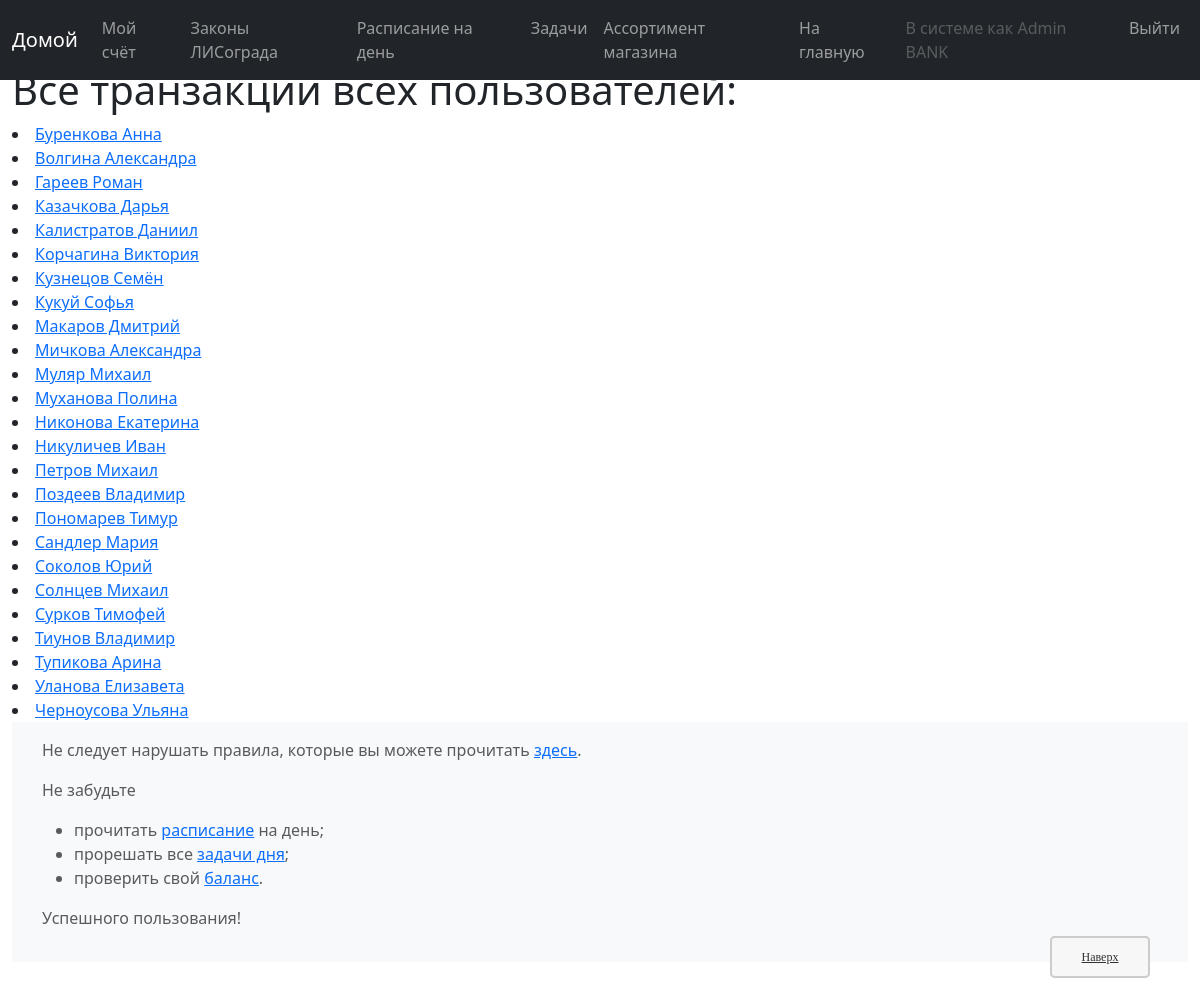
Before: /bank/accounts/ (signed in) with the older database file.
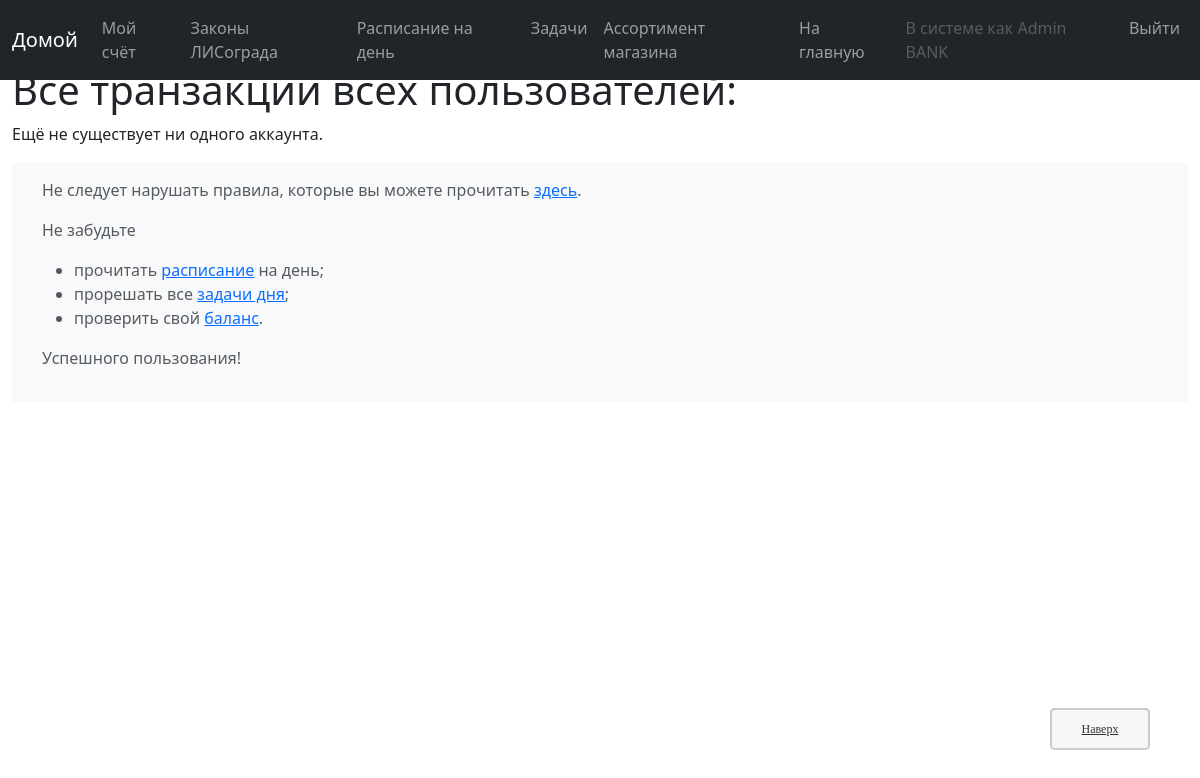
After: the same page with the newer database file.
### bank/models.py (models this page shows, shortened)
class account(models.Model):
    user = models.OneToOneField(User, on_delete=models.CASCADE, verbose_name="Пользователь:")
    balance = models.FloatField(default=0, verbose_name="Баланс:")
    id = models.UUIDField(primary_key=True, default=uuid.uuid4, help_text="Уникальный ID аккаунта.")#, editable=False)
    first_name = models.CharField(max_length=40, default='Not stated', verbose_name="Имя:")        #   Имя
    middle_name = models.CharField(max_length=40, default='Not stated', verbose_name="Отчество:")  #   Отчество
    last_name = models.CharField(max_length=40, default='Not stated', verbose_name="Фамилия:")     #   Фамилия
    user_group = models.CharField(max_length=40, choices=EXISTING_GROUPS, default='None', help_text='Группа обучения', verbose_name="Занятия:")
    party = models.IntegerField(default=0, verbose_name="Отряд:")
    theme_self = models.CharField(max_length=50, choices=EXISTING_THEMES, default='default', help_text="Как это выглядит, можно посмотреть ниже.", verbose_name="Тема:")
    account_status = models.CharField(max_length=100, default='', blank=True, verbose_name="Статус:")
    class Meta:
        ordering = ["party", "last_name"]
        permissions = PERMISSIONS
    def get_absolute_url(self):
        return reverse('account-detail', args=[str(self.id)])
    def short_name(self):
        return f'{self.last_name} {self.first_name}'

### bank/views/view_info.py (the view)
@permission_required('bank.staff_')
def all_accounts_list_view(request):
    acc_all = account.objects.exclude(party=0).order_by('party', 'last_name') #.filter(name=self.request.user.account.balance)
    paginator1 = Paginator(acc_all, 25)
    page1 = request.GET.get('page1')
    try:
        items1 = paginator1.page(page1)
    except PageNotAnInteger:
        items1 = paginator1.page(1)
    except EmptyPage:
        items1 = paginator1.page(paginator1.num_pages)
    return render(
        request,
        'bank/info_view/balances.html',
        context={
            'object_list': items1,
        }
    )

### templates/bank/info_view/balances.html
{% extends "bank/base_generic.html" %}
{% block content %}
    <h1>Все транзакции всех пользователей:</h1>
    {% if object_list %}
    <ui>
        {% for element in object_list %}
        <li>
            <a href="{{ element.get_absolute_url }}">{{ element.short_name }}</a>
        </li>
        {% endfor %}
    </ui>
    {% else %}
      <p>Ещё не существует ни одного аккаунта.</p>
    {% endif %}
    <a href="#top" title="В начало" tabindex="-1" class="topbutton">Наверх</a>
{% endblock %}

### templates/bank/base_generic.html (shortened to what this page needs)
<!DOCTYPE html>
<html lang="ru">
<head>
  {% load static %}
  <link rel="stylesheet" href="{% static 'src/bootstrap/css/bootstrap.min.css' %}">
  <link id="main-style" rel="stylesheet" href="{% static 'bank/css/styles.css' %}">
</head>
<body>
    <div class="top-panel" role="navigation">
        <nav class="navbar navbar-expand-md navbar-dark fixed-top bg-dark">
            <div class="container-fluid">
              <a class="navbar-brand" href="{% url 'index_of_bank' %}">Домой</a>
              <div class="collapse navbar-collapse" id="navbarCollapse">
                <ul class="navbar-nav me-auto">
                    {% if user.is_authenticated %}
                        <li class="nav-item"><a class="nav-link" aria-current="page" href="{% url 'my-transactions' %}">Мой счёт</a></li>
                    {% endif %}
                    <li class="nav-item"><a class="nav-link" aria-current="page" href="{% url 'rules' %}">Законы ЛИСограда</a></li>
                    <li class="nav-item"><a class="nav-link" aria-current="page" href="{% url 'plans' %}">Расписание на день</a></li>
                    <li class="nav-item"><a class="nav-link" aria-current="page" href="{% url 'answers' %}">Задачи</a></li>
                    <li class="nav-item"><a class="nav-link" aria-current="page" href="{% url 'shop' %}">Ассортимент магазина</a></li>
                    <li class="nav-item"><a class="nav-link" aria-current="page" href="{% url 'index' %}">На главную</a></li>
                </ul>
                <ul class="navbar-nav ms-auto">
                    {% if user.is_authenticated %}
                    <li class="nav-item"><a class="nav-link disabled">В системе как {{ request.user.account.short_name }}</a></li>
                    <li class="nav-item"><a class="nav-link" aria-current="page" href="{% url 'logout' %}?next={% url 'index' %}">Выйти</a></li>
                    {% else %}
                    <li class="nav-item"><a class="nav-link disabled">Вы не авторизированы в системе</a></li>
                    <li class="nav-item"><a class="nav-link" aria-current="page" href="{% url 'login' %}">Войти</a></li>
                    {% endif %}
                </ul>
              </div>
            </div>
          </nav>
    </div>
    <div class="container-fluid main">
        <div class="row">
            <div class="col-sm-12" style="margin-top: 66px;margin-bottom: 66px;">
                {% block content %}
                {% endblock %}
                <a href="#top" title="В начало" tabindex="-1" class="topbutton">Наверх</a>
                {% block footer %}
                <footer class="footer mt-auto py-3 bg-body-tertiary">
                    <div class="container">
                        <span class="text-body-secondary">
                            <p>Не следует нарушать правила, которые вы можете прочитать <a href="{% url 'rules' %}">здесь</a>.</p>
                            <p>Не забудьте
                            <ul>
                                <li>прочитать <a href="{% url 'plans' %}">расписание</a> на день;</li>
                                <li>прорешать все <a href="{% url 'answers' %}">задачи дня</a>;</li>
                                <li>проверить свой <a href="{% url 'my-transactions' %}">баланс</a>.</li>
                            </ul></p>
                            <p>Успешного пользования!</p>
                        </span>
                    </div>
                </footer>
                {% endblock %}
            </div>
        </div>
    </div>
</body>
</html>

### static/bank/css/styles.css (style rules this page uses)
.topbutton { width:100px; border:2px solid #ccc; background:#f7f7f7; text-align:center; padding:10px; position:fixed; bottom:50px; right:50px; cursor:pointer; color:#333; font-family:verdana; font-size:12px; border-radius: 5px; -moz-border-radius: 5px; -webkit-border-radius: 5px; -khtml-border-radius: 5px; }

Changed rows visible on the page:
removed account: short_name "Буренкова Анна"
removed account: short_name "Волгина Александра"
removed account: short_name "Гареев Роман"
removed account: short_name "Казачкова Дарья"
removed account: short_name "Калистратов Даниил"
removed account: short_name "Корчагина Виктория"
removed account: short_name "Кузнецов Семён"
removed account: short_name "Кукуй Софья"
removed account: short_name "Макаров Дмитрий"
removed account: short_name "Мичкова Александра"
removed account: short_name "Муляр Михаил"
removed account: short_name "Муханова Полина"
removed account: short_name "Никонова Екатерина"
removed account: short_name "Никуличев Иван"
removed account: short_name "Петров Михаил"
removed account: short_name "Поздеев Владимир"
removed account: short_name "Пономарев Тимур"
removed account: short_name "Сандлер Мария"
removed account: short_name "Соколов Юрий"
removed account: short_name "Солнцев Михаил"
removed account: short_name "Сурков Тимофей"
removed account: short_name "Тиунов Владимир"
removed account: short_name "Тупикова Арина"
removed account: short_name "Уланова Елизавета"
removed account: short_name "Черноусова Ульяна"
Other visible differences:
text now shown: "Ещё не существует ни одного аккаунта."
